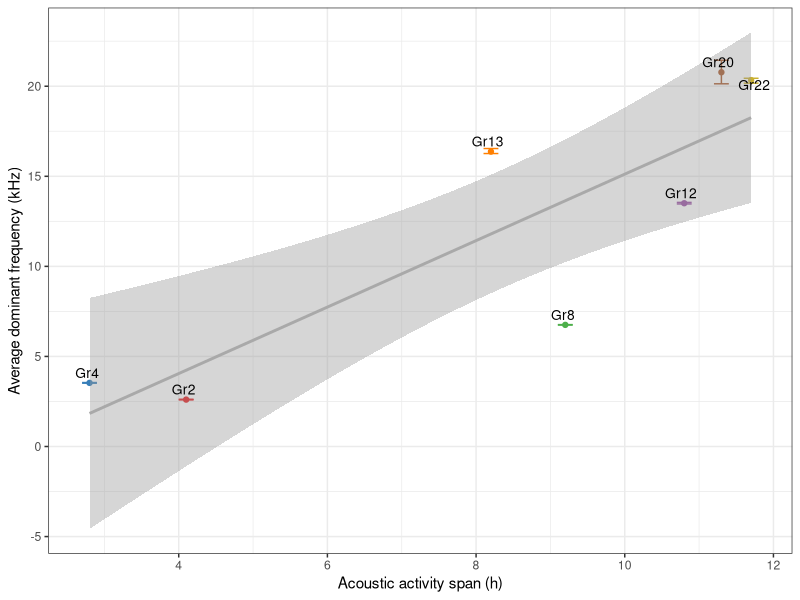

The R script that drew this image:
library(dplyr)
library(ggplot2)

data<-data.frame(Hours = c(4.1,2.8,9.2,10.8,8.2,11.7,11.3),
           Dom = c(2.604,3.532,6.752,13.505,16.371,20.340,20.776),
           upp = c(2.620,3.551,6.767,13.551,16.540,20.441,21.442),
           low = c(2.589,3.513,6.742,13.467,16.265,20.170,20.134),
           species = c("Gr2","Gr4", "Gr8", "Gr12", "Gr13", "Gr22", "Gr20"))

data$species <- factor(data$species,
                           levels=c("Gr2", "Gr4", "Gr8", "Gr12", "Gr13","Gr22", "Gr20"))

data %>% ggplot()+
  geom_errorbar(aes(x=Hours, ymin=upp, ymax=low, color = species), width=0.2, size=0.5)+
  geom_point(aes(x = Hours, y = Dom, color = species))+
   geom_smooth(method= "glm", aes(x = Hours, y = Dom), color = "darkgray")+
  geom_text(aes(x = Hours, y = Dom, label = species), size=3.5, 
            hjust=ifelse(data$species=="Gr22",0.4,0.6),
            vjust=ifelse(data$species=="Gr22",1,-0.5))+
  scale_color_manual(values = c("#e41a1c","#377eb8","#4daf4a","#984ea3","#ff7f00",
                                "#c9b030","#a65628"))+
  labs( x ="Acoustic activity span (h)",
        y = "Average dominant frequency (kHz)"
  )+theme_bw()+
  theme(legend.position = "none")+
scale_x_continuous(breaks = c(2,4,6,8,10,12))
